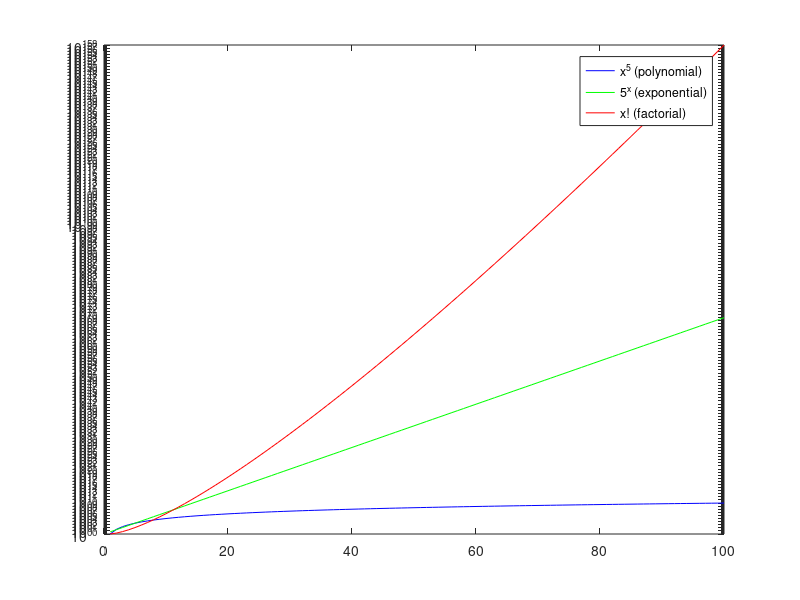

MATLAB code to generate this figure:
%prob1
clear all; close all; clc;
x = 1:1:100;
pol = x.^5;
exp = 5.^x;
fac = factorial(x);
semilogy(x, pol, 'b', x, exp, 'g', x, fac, 'r')
legend('x^5 (polynomial)', '5^x (exponential)', 'x! (factorial)')